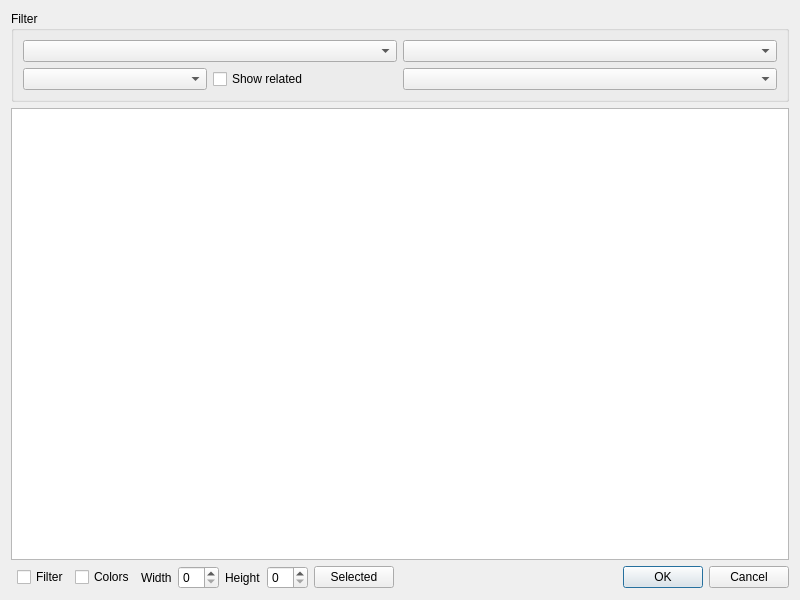
<?xml version="1.0" encoding="UTF-8"?>
<ui version="4.0">
 <class>TeachersNotAvailableTimesTimeHorizontalForm_template</class>
 <widget class="QDialog" name="TeachersNotAvailableTimesTimeHorizontalForm_template">
  <property name="geometry">
   <rect>
    <x>0</x>
    <y>0</y>
    <width>800</width>
    <height>600</height>
   </rect>
  </property>
  <property name="windowTitle">
   <string comment="The title of the dialog to show/modify the teachers' not available times constraints in a unified time horizontal overview">Teachers' not available times time horizontal</string>
  </property>
  <layout class="QGridLayout" name="gridLayout_2">
   <item row="2" column="1">
    <widget class="QCheckBox" name="filterCheckBox">
     <property name="text">
      <string>Filter</string>
     </property>
    </widget>
   </item>
   <item row="0" column="0" colspan="7">
    <widget class="QGroupBox" name="filterGroupBox">
     <property name="title">
      <string>Filter</string>
     </property>
     <layout class="QGridLayout" name="gridLayout">
      <item row="0" column="0">
       <widget class="QComboBox" name="teachersComboBox"/>
      </item>
      <item row="0" column="1">
       <widget class="QComboBox" name="subjectsComboBox"/>
      </item>
      <item row="1" column="0">
       <layout class="QHBoxLayout" name="horizontalLayout_3">
        <item>
         <widget class="QComboBox" name="studentsComboBox"/>
        </item>
        <item>
         <widget class="QCheckBox" name="showRelatedCheckBox">
          <property name="text">
           <string>Show related</string>
          </property>
         </widget>
        </item>
       </layout>
      </item>
      <item row="1" column="1">
       <widget class="QComboBox" name="activityTagsComboBox"/>
      </item>
     </layout>
    </widget>
   </item>
   <item row="1" column="0" colspan="7">
    <widget class="QTableWidget" name="naTableWidget"/>
   </item>
   <item row="2" column="3">
    <layout class="QHBoxLayout" name="horizontalLayout">
     <item>
      <widget class="QLabel" name="label">
       <property name="text">
        <string>Width</string>
       </property>
      </widget>
     </item>
     <item>
      <widget class="QSpinBox" name="widthSpinBox"/>
     </item>
    </layout>
   </item>
   <item row="2" column="4">
    <layout class="QHBoxLayout" name="horizontalLayout_2">
     <item>
      <widget class="QLabel" name="heightTextLabel">
       <property name="text">
        <string>Height</string>
       </property>
      </widget>
     </item>
     <item>
      <widget class="QSpinBox" name="heightSpinBox"/>
     </item>
    </layout>
   </item>
   <item row="2" column="5">
    <widget class="QPushButton" name="selectedPushButton">
     <property name="text">
      <string comment="It means to toggle on/off the availability of the teachers in the selected cells of the table">Selected</string>
     </property>
    </widget>
   </item>
   <item row="2" column="6">
    <widget class="QDialogButtonBox" name="buttonBox">
     <property name="orientation">
      <enum>Qt::Horizontal</enum>
     </property>
     <property name="standardButtons">
      <set>QDialogButtonBox::Cancel|QDialogButtonBox::Ok</set>
     </property>
    </widget>
   </item>
   <item row="2" column="2">
    <widget class="QCheckBox" name="colorsCheckBox">
     <property name="text">
      <string>Colors</string>
     </property>
    </widget>
   </item>
  </layout>
 </widget>
 <resources/>
 <connections>
  <connection>
   <sender>buttonBox</sender>
   <signal>accepted()</signal>
   <receiver>TeachersNotAvailableTimesTimeHorizontalForm_template</receiver>
   <slot>accept()</slot>
   <hints>
    <hint type="sourcelabel">
     <x>248</x>
     <y>254</y>
    </hint>
    <hint type="destinationlabel">
     <x>157</x>
     <y>274</y>
    </hint>
   </hints>
  </connection>
  <connection>
   <sender>buttonBox</sender>
   <signal>rejected()</signal>
   <receiver>TeachersNotAvailableTimesTimeHorizontalForm_template</receiver>
   <slot>reject()</slot>
   <hints>
    <hint type="sourcelabel">
     <x>316</x>
     <y>260</y>
    </hint>
    <hint type="destinationlabel">
     <x>286</x>
     <y>274</y>
    </hint>
   </hints>
  </connection>
 </connections>
</ui>
